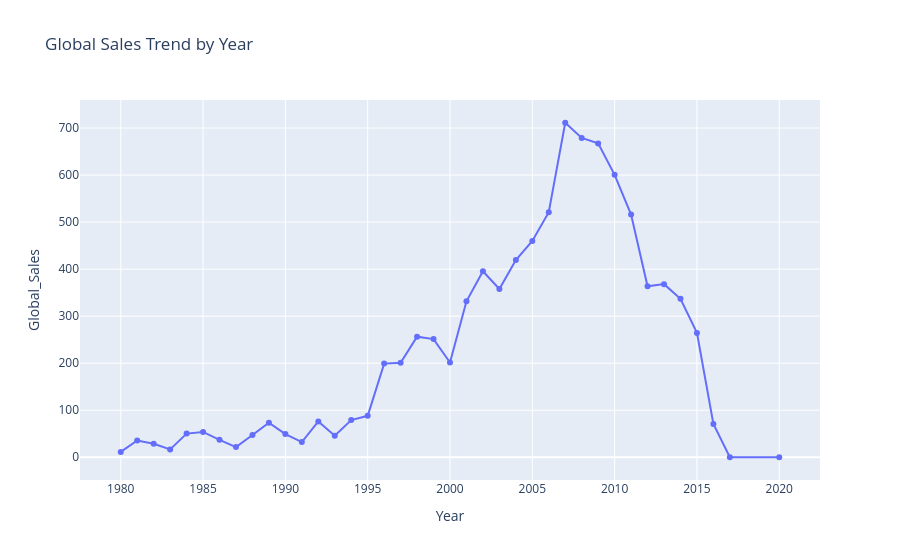

The notebook cell this image was saved under:
### Code cell
px.line(year_sales, x='Year', y='Global_Sales', title='Global Sales Trend by Year', markers= True)

### Figure 1 — Plotly figure (JSON) as saved in the notebook; plotly's stock layout.template omitted (floating-point values rounded to 4 significant figures)
{"data": [{"hovertemplate": "Year=%{x}<br>Global_Sales=%{y}<extra></extra>", "legendgroup": "", "line": {"color": "#636efa", "dash": "solid"}, "marker": {"symbol": "circle"}, "mode": "lines+markers", "name": "", "orientation": "v", "showlegend": false, "type": "scatter", "x": [1980, 1981, 1982, 1983, 1984, 1985, 1986, 1987, 1988, 1989, 1990, 1991, 1992, 1993, 1994, 1995, 1996, 1997, 1998, 1999, 2000, 2001, 2002, 2003, 2004, 2005, 2006, 2007, 2008, 2009, 2010, 2011, 2012, 2013, 2014, 2015, 2016, 2017, 2020], "xaxis": "x", "y": [11.38, 35.77, 28.86, 16.79, 50.36, 53.94, 37.07, 21.74, 47.22, 73.45, 49.39, 32.23, 76.16, 45.98, 79.17, 88.11, 199.2, 201.0, 256.5, 251.3, 201.6, 331.5, 395.5, 357.9, 419.3, 459.9, 521.0, 711.2, 678.9, 667.3, 600.5, 516.0, 363.5, 368.1, 337.1, 264.4, 70.93, 0.05, 0.29], "yaxis": "y"}], "layout": {"legend": {"tracegroupgap": 0}, "title": {"text": "Global Sales Trend by Year"}, "xaxis": {"anchor": "y", "domain": [0, 1], "title": {"text": "Year"}}, "yaxis": {"anchor": "x", "domain": [0, 1], "title": {"text": "Global_Sales"}}}}
